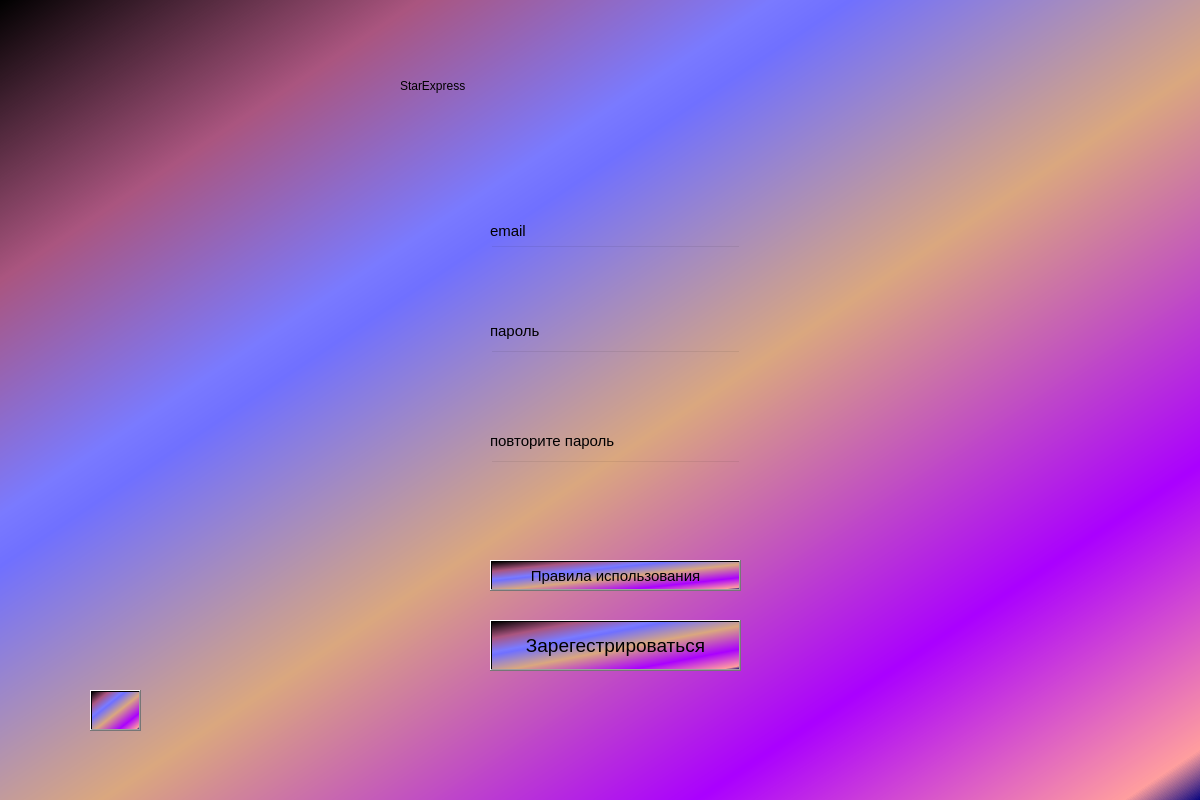
<?xml version="1.0" encoding="UTF-8"?>
<ui version="4.0">
 <class>MainWindow</class>
 <widget class="QMainWindow" name="MainWindow">
  <property name="geometry">
   <rect>
    <x>0</x>
    <y>0</y>
    <width>1200</width>
    <height>800</height>
   </rect>
  </property>
  <property name="windowTitle">
   <string>MainWindow</string>
  </property>
  <property name="toolTip">
   <string>&lt;html&gt;&lt;head/&gt;&lt;body&gt;&lt;p&gt;&lt;img src=&quot;:/newPrefix/spacebg.jpg&quot;/&gt;&lt;/p&gt;&lt;/body&gt;&lt;/html&gt;</string>
  </property>
  <property name="styleSheet">
   <string notr="true">background-color: qlineargradient(spread:repeat, x1:0, y1:0, x2:1, y2:1, stop:0 rgba(0, 0, 0, 255), stop:0.175325 rgba(170, 85, 127, 255), stop:0.321429 rgba(122, 122, 255, 255), stop:0.353896 rgba(112, 112, 255, 255), stop:0.542289 rgba(218, 167, 127, 255), stop:0.79 rgba(170, 0, 255, 255), stop:0.967532 rgba(255, 158, 158, 255), stop:1 rgba(0, 0, 127, 255));</string>
  </property>
  <widget class="QWidget" name="centralwidget">
   <widget class="QLabel" name="label">
    <property name="geometry">
     <rect>
      <x>400</x>
      <y>50</y>
      <width>411</width>
      <height>71</height>
     </rect>
    </property>
    <property name="styleSheet">
     <string notr="true">background-color: rgb(0, 0, 0, 0);
font: 48pt &quot;MS UI Gothic&quot;;
</string>
    </property>
    <property name="text">
     <string>StarExpress</string>
    </property>
   </widget>
   <widget class="QPushButton" name="signupButton">
    <property name="geometry">
     <rect>
      <x>490</x>
      <y>620</y>
      <width>251</width>
      <height>51</height>
     </rect>
    </property>
    <property name="font">
     <font>
      <pointsize>14</pointsize>
     </font>
    </property>
    <property name="styleSheet">
     <string notr="true">background-color: qlineargradient(spread:repeat, x1:0, y1:0, x2:1, y2:1, stop:0 rgba(0, 0, 0, 255), stop:0.175325 rgba(170, 85, 127, 255), stop:0.321429 rgba(122, 122, 255, 255), stop:0.353896 rgba(112, 112, 255, 255), stop:0.542289 rgba(218, 167, 127, 255), stop:0.79 rgba(170, 0, 255, 255), stop:0.967532 rgba(255, 158, 158, 255), stop:1 rgba(0, 0, 127, 255));</string>
    </property>
    <property name="text">
     <string>Зарегестрироваться</string>
    </property>
   </widget>
   <widget class="QLineEdit" name="lineEditPassword2">
    <property name="geometry">
     <rect>
      <x>490</x>
      <y>460</y>
      <width>251</width>
      <height>51</height>
     </rect>
    </property>
    <property name="font">
     <font>
      <pointsize>10</pointsize>
     </font>
    </property>
    <property name="styleSheet">
     <string notr="true">background-color: rgb(0, 0, 0, 0);</string>
    </property>
   </widget>
   <widget class="QLineEdit" name="lineEditEmail">
    <property name="geometry">
     <rect>
      <x>490</x>
      <y>245</y>
      <width>251</width>
      <height>51</height>
     </rect>
    </property>
    <property name="font">
     <font>
      <pointsize>10</pointsize>
     </font>
    </property>
    <property name="styleSheet">
     <string notr="true">background-color: rgb(0, 0, 0, 0);</string>
    </property>
   </widget>
   <widget class="QLabel" name="label_2">
    <property name="geometry">
     <rect>
      <x>490</x>
      <y>220</y>
      <width>71</width>
      <height>21</height>
     </rect>
    </property>
    <property name="font">
     <font>
      <pointsize>11</pointsize>
     </font>
    </property>
    <property name="styleSheet">
     <string notr="true">background-color: rgb(0, 0, 0, 0);</string>
    </property>
    <property name="text">
     <string>email</string>
    </property>
   </widget>
   <widget class="QLabel" name="label_3">
    <property name="geometry">
     <rect>
      <x>490</x>
      <y>430</y>
      <width>171</width>
      <height>21</height>
     </rect>
    </property>
    <property name="font">
     <font>
      <pointsize>11</pointsize>
     </font>
    </property>
    <property name="styleSheet">
     <string notr="true">background-color: rgb(0, 0, 0, 0);</string>
    </property>
    <property name="text">
     <string>повторите пароль</string>
    </property>
   </widget>
   <widget class="QPushButton" name="gobackButton">
    <property name="geometry">
     <rect>
      <x>90</x>
      <y>690</y>
      <width>51</width>
      <height>41</height>
     </rect>
    </property>
    <property name="text">
     <string/>
    </property>
    <property name="icon">
     <iconset>
      <normaloff>img/arrow.png</normaloff>img/arrow.png</iconset>
    </property>
   </widget>
   <widget class="QLabel" name="errorLabel">
    <property name="geometry">
     <rect>
      <x>490</x>
      <y>520</y>
      <width>241</width>
      <height>31</height>
     </rect>
    </property>
    <property name="styleSheet">
     <string notr="true">background-color: rgb(0, 0, 0, 0);
font: 10pt &quot;MS Shell Dlg 2&quot;;
color: rgb(255, 0, 0);</string>
    </property>
    <property name="text">
     <string/>
    </property>
   </widget>
   <widget class="QLineEdit" name="lineEditPassword">
    <property name="geometry">
     <rect>
      <x>490</x>
      <y>350</y>
      <width>251</width>
      <height>51</height>
     </rect>
    </property>
    <property name="font">
     <font>
      <pointsize>10</pointsize>
     </font>
    </property>
    <property name="styleSheet">
     <string notr="true">background-color: rgb(0, 0, 0, 0);</string>
    </property>
   </widget>
   <widget class="QLabel" name="label_5">
    <property name="geometry">
     <rect>
      <x>490</x>
      <y>320</y>
      <width>91</width>
      <height>21</height>
     </rect>
    </property>
    <property name="font">
     <font>
      <pointsize>11</pointsize>
     </font>
    </property>
    <property name="styleSheet">
     <string notr="true">background-color: rgb(0, 0, 0, 0);</string>
    </property>
    <property name="text">
     <string>пароль</string>
    </property>
   </widget>
   <widget class="QPushButton" name="rulesButton">
    <property name="geometry">
     <rect>
      <x>490</x>
      <y>560</y>
      <width>251</width>
      <height>31</height>
     </rect>
    </property>
    <property name="font">
     <font>
      <pointsize>11</pointsize>
     </font>
    </property>
    <property name="styleSheet">
     <string notr="true">background-color: qlineargradient(spread:repeat, x1:0, y1:0, x2:1, y2:1, stop:0 rgba(0, 0, 0, 255), stop:0.175325 rgba(170, 85, 127, 255), stop:0.321429 rgba(122, 122, 255, 255), stop:0.353896 rgba(112, 112, 255, 255), stop:0.542289 rgba(218, 167, 127, 255), stop:0.79 rgba(170, 0, 255, 255), stop:0.967532 rgba(255, 158, 158, 255), stop:1 rgba(0, 0, 127, 255));</string>
    </property>
    <property name="text">
     <string>Правила использования</string>
    </property>
   </widget>
  </widget>
 </widget>
 <resources/>
 <connections/>
</ui>
